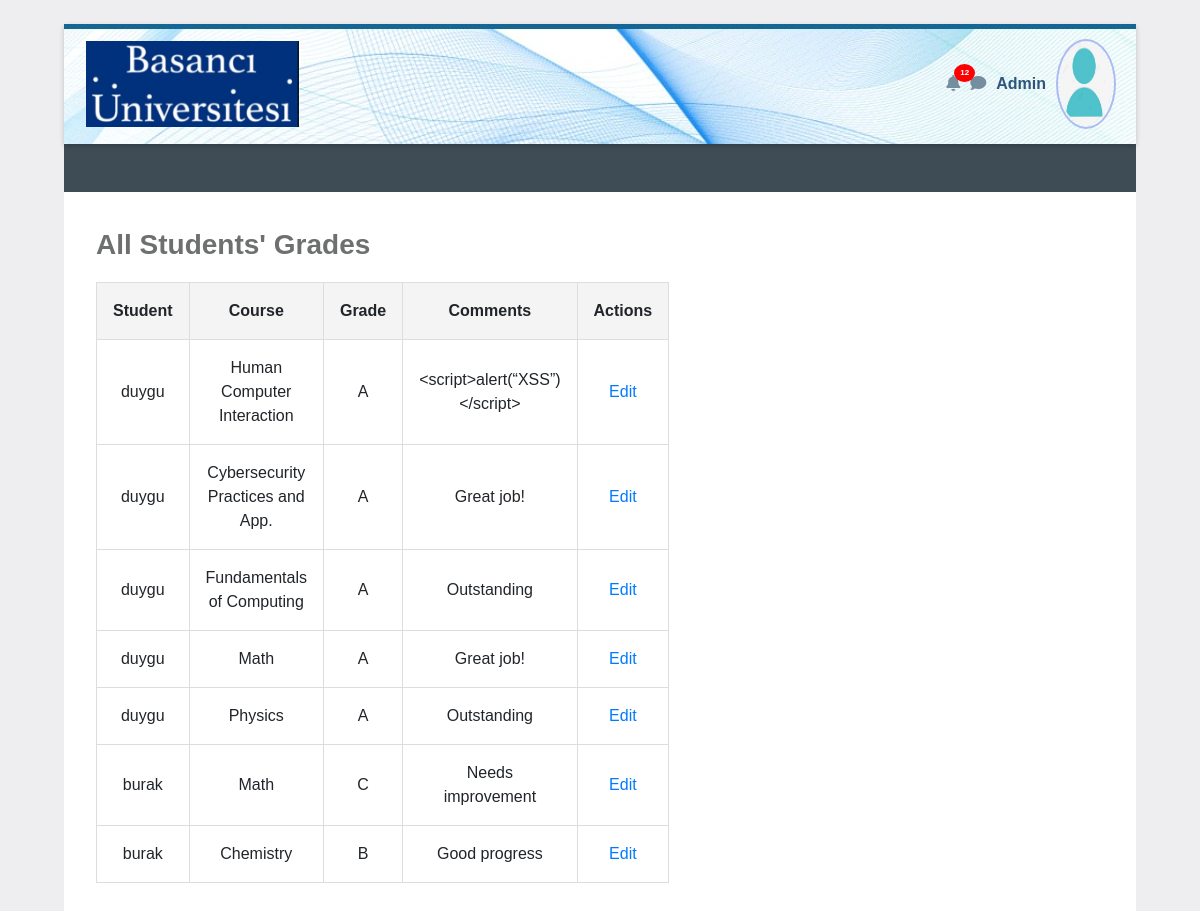
Page /admin (signed in) on the earlier database version.
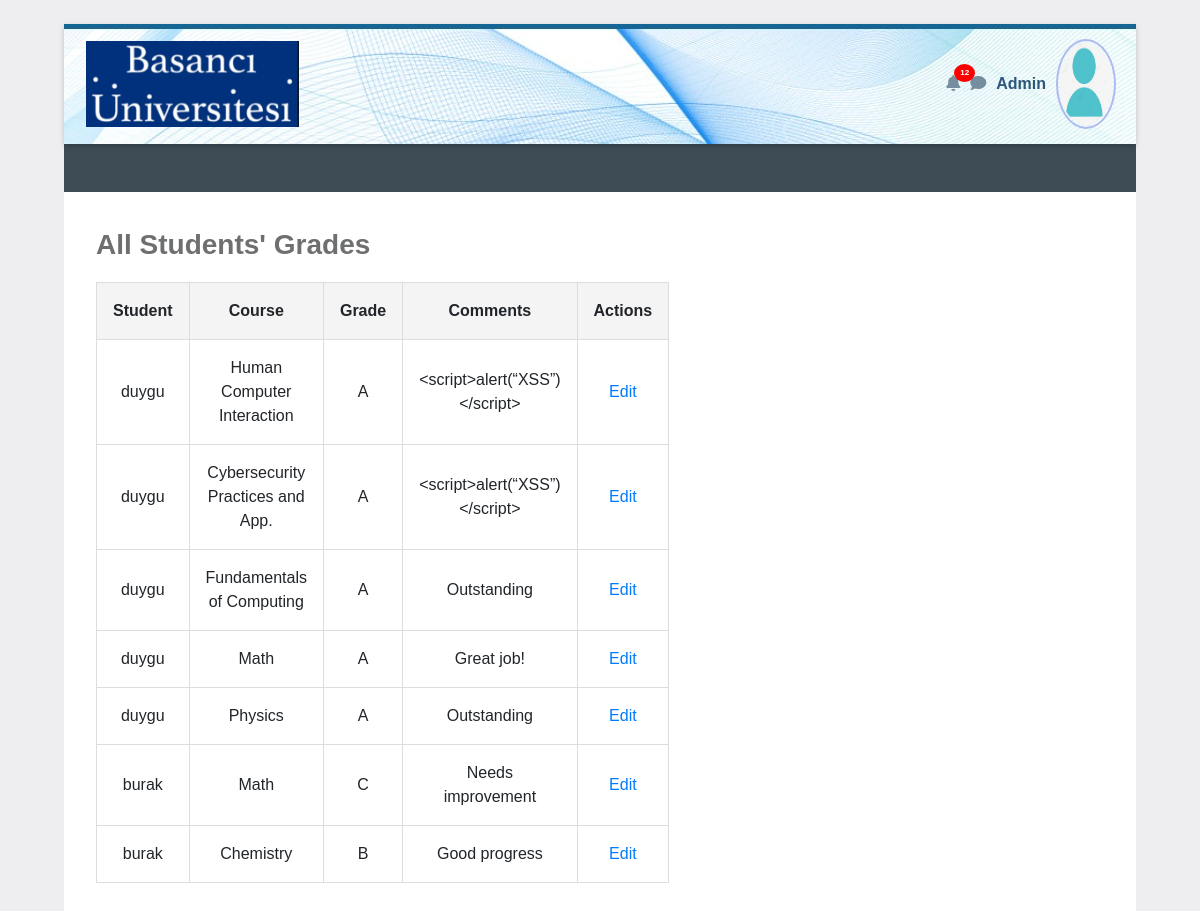
Same page on the later database version.
### tables this page shows
CREATE TABLE grades (
        id INTEGER PRIMARY KEY,
        student_id INTEGER NOT NULL,
        course TEXT NOT NULL,
        grade TEXT CHECK(grade IN ('A', 'B', 'C', 'D', 'F')),
        comments TEXT,
        FOREIGN KEY(student_id) REFERENCES users(id)
    );

CREATE TABLE users (
        id INTEGER PRIMARY KEY,
        username TEXT UNIQUE,
        password TEXT NOT NULL,
        role TEXT NOT NULL CHECK(role IN ('admin', 'student')),
        profile_photo BLOB
    );

### app/routes.py (the view)
@main.route('/admin')
@login_required
@is_admin
def admin_dashboard():
    try:
        conn = sqlite3.connect(DATABASE)
        c = conn.cursor()
        query = '''
            SELECT u.username, g.course, g.grade, g.comments, g.id
            FROM grades g
            JOIN users u ON g.student_id = u.id
            LIMIT ? OFFSET ?
        '''
        page = request.args.get('page', 1, type=int)
        limit = 10  # Number of records per page
        offset = (page - 1) * limit
        c.execute(query, (limit, offset))
        grades = c.fetchall()
    except sqlite3.Error as e:
        logging.error(f"Database error: {e}")
        flash("An error occurred while fetching grades. Please try again later.", "danger")
        return redirect(url_for('main.index'))
    finally:
        if conn:
            conn.close()
    logging.info(f"Admin {session['username']} accessed the admin dashboard.")
    return render_template('admin_dashboard.html', grades=grades)

### app/routes.py (called while the page is built)
def login_required(f):
    @wraps(f)
    def decorated_function(*args, **kwargs):
        if not session.get('username'):
            abort(401)
        return f(*args, **kwargs)
    return decorated_function

def is_admin(f):
    @wraps(f)
    def decorated_function(*args, **kwargs):
        if session.get('role') != 'admin':
            abort(403)
        return f(*args, **kwargs)
    return decorated_function

### app/templates/admin_dashboard.html (shortened to what this page needs)
<!DOCTYPE html>
<html lang="en">
<head>
    <link rel="stylesheet" href="https://stackpath.bootstrapcdn.com/bootstrap/4.5.2/css/bootstrap.min.css">
    <link rel="stylesheet" href="https://cdnjs.cloudflare.com/ajax/libs/font-awesome/5.15.4/css/all.min.css">
</head>
<body>
    <div class="initialBox">
        <div class="navbar">
            <div>
                <img src="{{ url_for('static', filename='logo.png') }}" alt="Logo">
            </div>
            <div class="user-profile">
                <div class="notification">
                    <i class="fas fa-bell icn"></i>
                    <span class="notification-badge">12</span>
                </div>
                <div>
                    <i class="fas fa-comment icn"></i>
                </div>
                <div class="user-profile" onclick="toggleDropdown()">
                    <span class="user-name">Admin</span>
                    <img src="{{ url_for('static', filename='user.png') }}" alt="Profile" class="profile-img">
                </div>
            </div>
        </div>
        <div class="middle-bar">
        </div>
        <div class="wrapper">
            <div class="header"> All Students' Grades</div>
            <table>
                <tr>
                    <th>Student</th>
                    <th>Course</th>
                    <th>Grade</th>
                    <th>Comments</th>
                    <th>Actions</th>
                </tr>
                {% for username, course, grade, comments, grade_id in grades %}
                <tr>
                    <td>{{ username }}</td>
                    <td>{{ course }}</td>
                    <td>{{ grade }}</td>
                    <td>{{ comments }}</td>
                    <td>
                        <a href="{{ url_for('main.edit_grade', grade_id=grade_id) }}">Edit</a>
                    </td>
                </tr>
                {% endfor %}
            </table>
        </div>
</body>
</html>

Differences in the rows shown:
changed grades "Cybersecurity Practices and App.": comments "Great job!" → "<script>alert(“XSS”)</script>"
